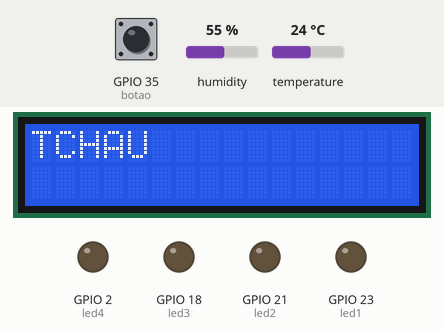
A sketch run on a simulated ESP32. Parts: 16×2 character LCD, output pins drawn as LEDs (lit = HIGH). Inputs (shaded band) come from the test bench; at power-on: GPIO 35 (botao) HIGH, humidity 55 %, temperature 24 °C. WiFi joins after 1.5 s; servers stay silent unless stated; what the sketch prints to the serial monitor is not drawn.

Above: at 2.7 s.
2.8 s: GPIO 35 (botao) pulled LOW for 0.6 s
At 3.17 s:
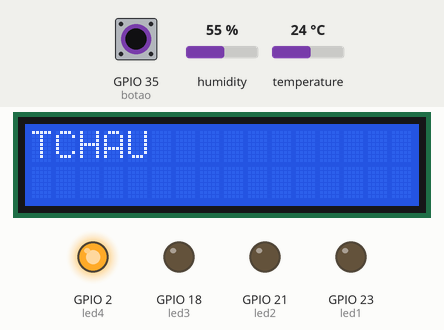
At 4.1 s:
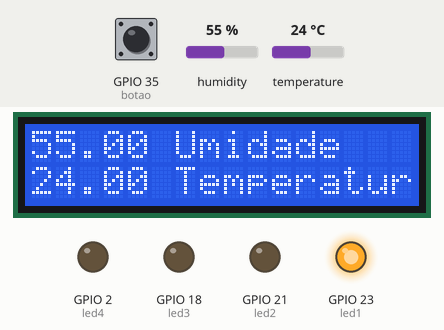
Timing chart, 0 to 34.7 s (numbered marks = the images above; inputs shaded):
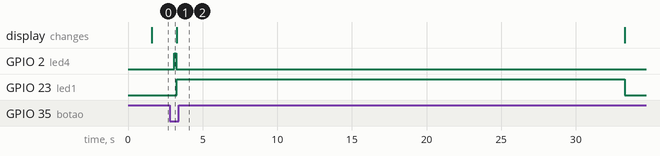

Measured:
- after the input at 2.8 s, GPIO 2 (led4): LOW → HIGH after 0.30 s, → LOW 0.15 s later; GPIO 23 (led1): LOW → HIGH after 0.45 s, → LOW 30.0 s later

The sketch:

sketch_jan28a.ino
```cpp
#include <DHT.h>
#include <DHT_U.h>

#include <WiFi.h>
#include <FirebaseESP32.h>

#define WIFI_SSID "Redmi Note 8"
#define WIFI_PASSWORD "12345678"
#define FIREBASE_HOST "https://prova-8aed1-default-rtdb.firebaseio.com/"
#define FIREBASE_AUTH "jMq3R0gDXGCPHHVH1x5cyNScx6f7f8qnXzA5fBnu"

FirebaseData firebaseData;
FirebaseJson json;

int botao = 35;
int led1 = 23;
int led2 = 21;
int led3 = 18;
int led4 = 2;
int parar = 0;
//DISPLAY
#include <LiquidCrystal.h>
LiquidCrystal lcd(13,12,14,27,26,25);
//DHT

#define DHTTYPE DHT11
DHT dht(4, DHTTYPE);

void wifiConect(){
    WiFi.begin(WIFI_SSID,WIFI_PASSWORD);
    while (WiFi.status() != WL_CONNECTED){// enquando não estiver conectado
    Serial.print(".");
    delay(300);
    }
}

void conectFireBase(){
  Firebase.begin(FIREBASE_HOST,FIREBASE_AUTH); // inicia o firebase
  Firebase.reconnectWiFi(true);
  Firebase.setReadTimeout(firebaseData, 100*60);
  Firebase.setwriteSizeLimit(firebaseData, "tiny");
}

void setup() {
  pinMode(botao, INPUT_PULLUP);
  pinMode(led1, OUTPUT);
  pinMode(led2, OUTPUT);
  pinMode(led3, OUTPUT);
  pinMode(led4, OUTPUT);
  Serial.begin(9600);
  lcd.begin(16, 2);
  Serial.println("DHTxx test!");
  dht.begin();
  lcd.clear();
  wifiConect();
  conectFireBase();
}

void loop() {
  float h = dht.readHumidity();
  float t = dht.readTemperature();
  // testa se retorno é valido, caso contrário algo está errado.
  digitalWrite(led1, LOW);
  digitalWrite(led2, LOW);
  digitalWrite(led3, LOW);
  if(digitalRead(botao) == LOW){
    if (isnan(t) || isnan(h))
    {
      Serial.println("Failed to read from DHT");
    }
    else
    {
      digitalWrite(led4, HIGH);
      json.set("/temperatura", t);
      json.set("/umidade", h);
      Firebase.updateNode(firebaseData, "/Sensor", json);
      digitalWrite(led4, LOW);
      Serial.print("Umidade: ");
      Serial.print(h);
      Serial.print("Temperatura: ");
      Serial.print(t);
      Serial.println(" *C");
      lcd.setCursor(0, 0);
      lcd.print(h);
      lcd.print(" Umidade");
      lcd.setCursor(0, 1);
      lcd.print(t);
      lcd.print(" Temperatura");
      if(t <= 25){
        digitalWrite(led1, HIGH);
      }
      if(t > 25 && t <27){
        digitalWrite(led2, HIGH);
      }
      if(t >= 27){
        digitalWrite(led3, HIGH);
      }
      delay(30000);
    }
  }
  else{
    lcd.clear();
    lcd.print("TCHAU");
    delay(500);
  }
}
```
